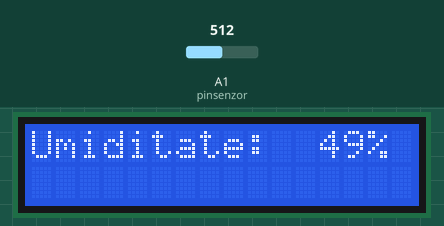
This sketch was run on a simulated Arduino Uno, built with avr-gcc and run on an emulated ATmega328P. On the bench: 16×2 character LCD. Inputs (shaded band) come from the test bench; at power-on: A1 (pinsenzor) = 512.

Above: at 4.2 s.
4.3 s: A1 (pinsenzor) set to 716
At 6.7 s:
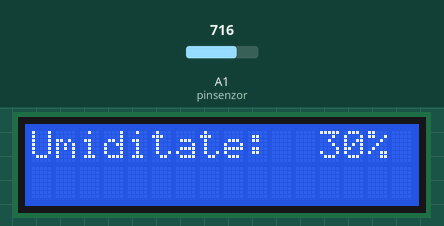
8.1 s: A1 (pinsenzor) set to 900
At 9.5 s:
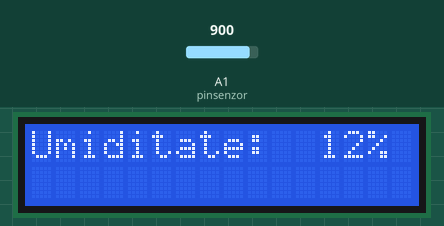
11.9 s: A1 (pinsenzor) set to 1023
At 13.5 s:
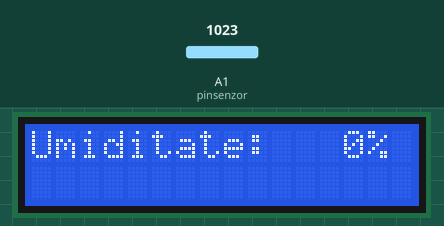
Timing chart, 0 to 15.0 s (numbered marks = the images above; inputs shaded):
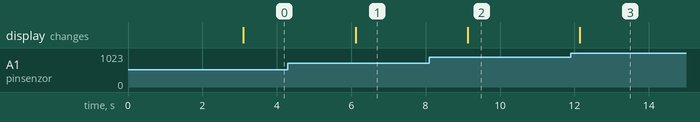

Measured:
- after the input at 4.3 s, the display: changes after 1.8 s (image 1)
- after the input at 8.1 s, the display: changes after 1.0 s (image 2)
- after the input at 11.9 s, the display: changes after 0.25 s (image 3)

The sketch:

lcd1602_i2c_umditatesol_ver0.ino
```cpp
// sketch scris de niq_ro (Nicu FLORICA)
// Craiova, 22.06.2016
// http://www.tehnic.go.ro
// http://nicuflorica.blogspot.ro/
// http://arduinotehniq.blogspot.com/
// http://www.arduinotehniq.com/

#include <Wire.h>                // folosire librarie pentru protocol i2c
#include <LiquidCrystal_I2C.h>   // folosire librarie pentru afisaj lcd1602 pe i2c

// afisaj 1602 pe i2c cu adresa 0x27
LiquidCrystal_I2C lcd(0x27, 16, 2);

int citiredate;
int procentumiditate;
#define pinsenzor A1


void setup()
{
lcd.begin();  // initializare afisaj

lcd.backlight(); // aprindere fundal

lcd.setCursor(3, 0);   // pozitionare cursor pe colana a 4-a din stanga - sus
lcd.print("masurare"); // afisare text
lcd.setCursor(1, 1);   // mutare cursor pe coloana a 2-a din stanga - jos
lcd.print("umiditate sol"); // afisare text
delay(3000);           // temporizare 3 secunde
lcd.clear();           // stergere ecran
}

void loop()
{
citiredate = analogRead(pinsenzor);                // citire valoare pe intrarea analogica
procentumiditate = map(citiredate, 1023,0,0,100);  // transformare date primare in procente

lcd.setCursor(0, 0);
lcd.print("Umiditate: ");
if (procentumiditate < 100) lcd.print(" ");
if (procentumiditate < 10) lcd.print(" ");
lcd.print(procentumiditate);
lcd.print("%");

delay(3000);
}
```
